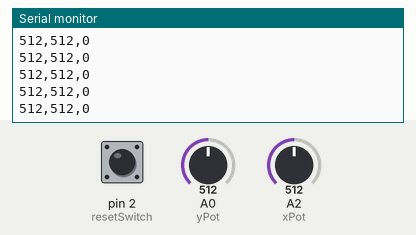
Recording of a sketch running on a simulated Arduino Uno, built with avr-gcc and run on an emulated ATmega328P. Parts: the last lines printed to the serial monitor. The test bench sets the inputs (shaded band); at power-on: A0 (yPot) = 512, A2 (xPot) = 512, pin 2 (resetSwitch) LOW.

Above: at 1.2 s.
1.3 s: A0 (yPot) set to 988
At 2.2 s:
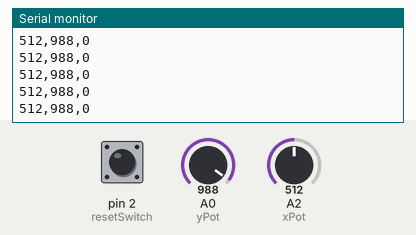
2.8 s: A0 (yPot) set to 1007
At 3.6 s:
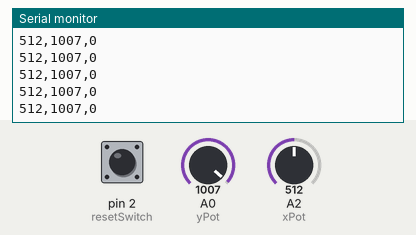
11.8 s: A2 (xPot) set to 987
At 12.9 s:
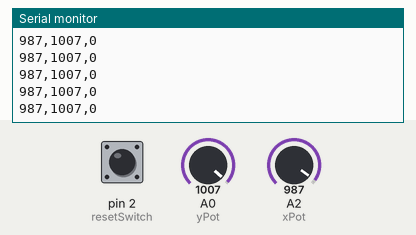
13.3 s: A2 (xPot) set to 1014
At 14.0 s:
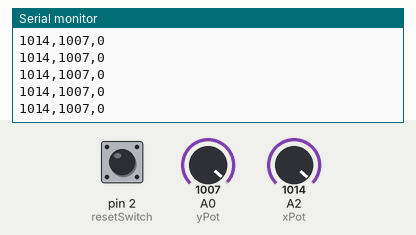
Timing chart, 0 to 15.8 s (numbered marks = the images above; inputs shaded):
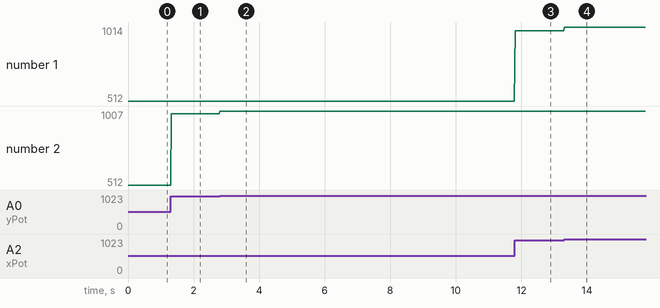

Measured:
- after the input at 1.3 s, the serial monitor: prints a new line at once (image 1)
- after the input at 2.8 s, the serial monitor: prints a new line at once (image 2)
- after the input at 11.8 s, the serial monitor: prints a new line at once (image 3)
- after the input at 13.3 s, the serial monitor: prints a new line at once (image 4)
- plotted number 1: 512 → 987 after the input at 11.8 s, 987 → 1014 after the input at 13.3 s
- plotted number 2: 512 → 988 after the input at 1.3 s, 988 → 1007 after the input at 2.8 s

The sketch:

etch_a_sketch.ino
```cpp
const int xPot = A2;
const int yPot = A0;
const int resetSwitch = 2;

int xVal;
int yVal;
int reset;

void setup() {
  Serial.begin(9600);
  pinMode(xPot, INPUT);
  pinMode(yPot, INPUT);
  pinMode(resetSwitch, INPUT);
}

void loop() {
  xVal = analogRead(xPot);
  yVal = analogRead(yPot);
  reset = digitalRead(resetSwitch);
  Serial.print(xVal);
  Serial.print(',');
  Serial.print(yVal);
  Serial.print(',');
  Serial.print(reset);
  Serial.print('\n');
  delay(20);
}
```
